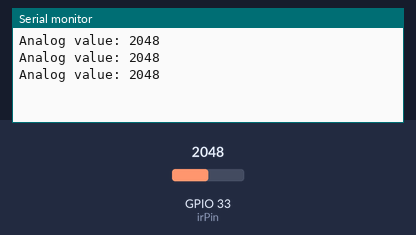
Bench run of a sketch on a simulated ESP32. On the bench: the last lines printed to the serial monitor. Inputs (shaded band) come from the test bench; at power-on: GPIO 33 (irPin) = 2048.

Above: at 1.2 s.
1.3 s: GPIO 33 (irPin) set to 2866
At 1.86 s:
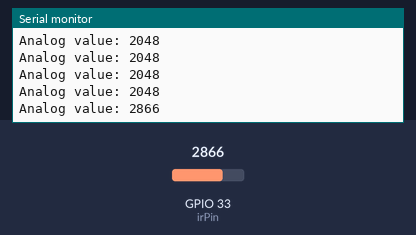
2.8 s: GPIO 33 (irPin) set to 3603
At 3.06 s:
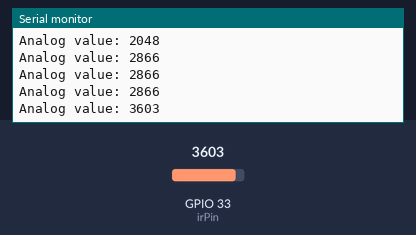
Timing chart, 0 to 5.8 s (numbered marks = the images above; inputs shaded):
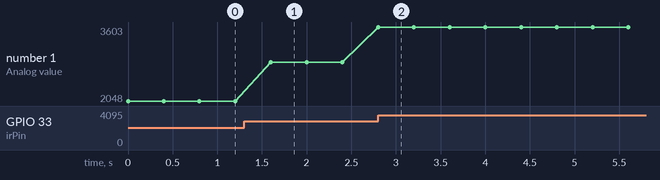

The sketch:

IR_test.ino
```cpp
const int irPin = 33;

void setup()
{
  Serial.begin(115200);
  pinMode(irPin, INPUT);

}

void loop()
{
  Serial.print("Analog value: ");
  Serial.println(analogRead(irPin));
  delay(400);
}
```

Measured:
- after the input at 1.3 s, the serial monitor: prints a new line after 0.30 s (image 1)
- after the input at 2.8 s, the serial monitor: prints a new line at once (image 2)
- plotted number 1: 2048 → 2866 after the input at 1.3 s, 2866 → 3603 after the input at 2.8 s
